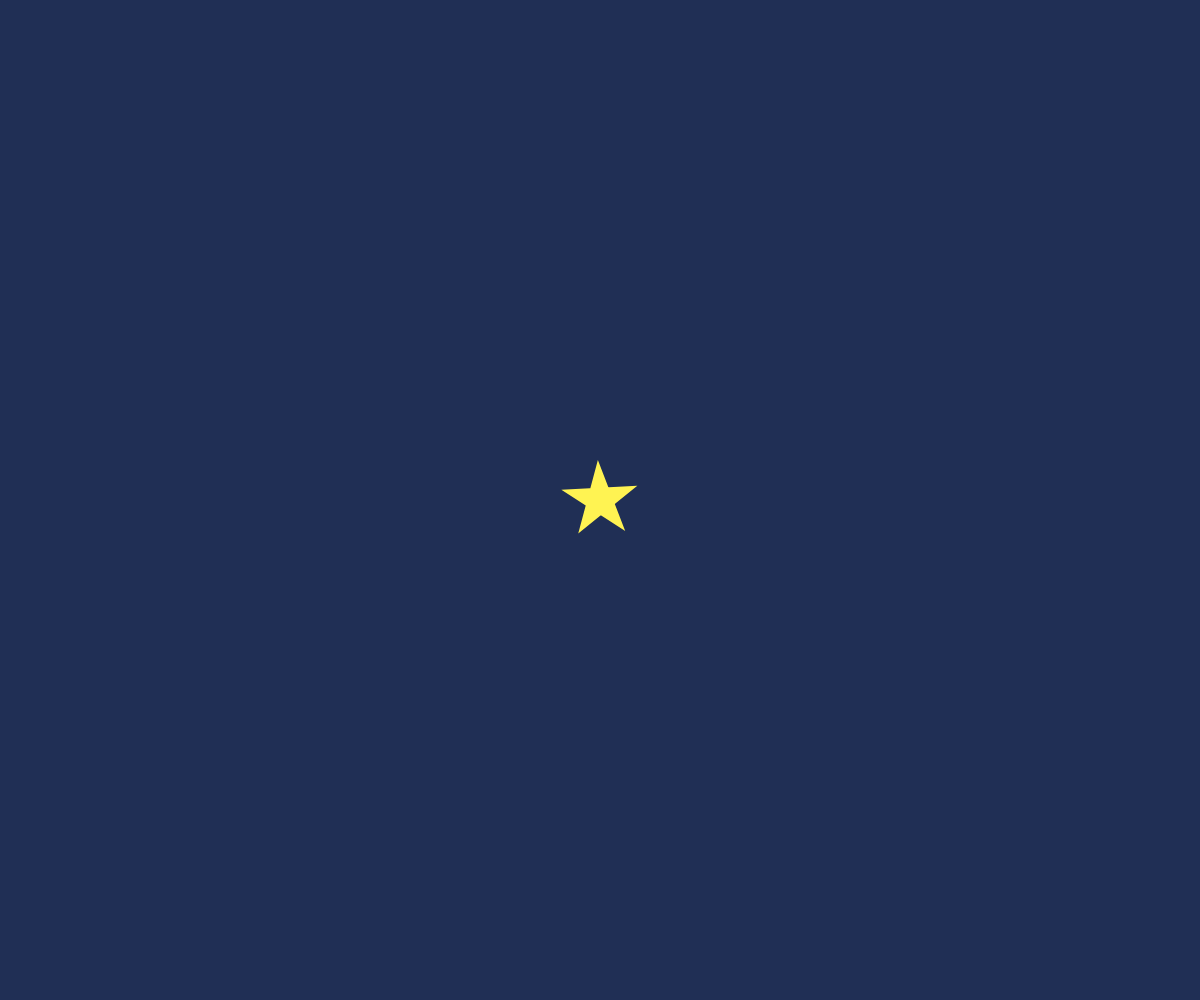
Frame 1 (no input)
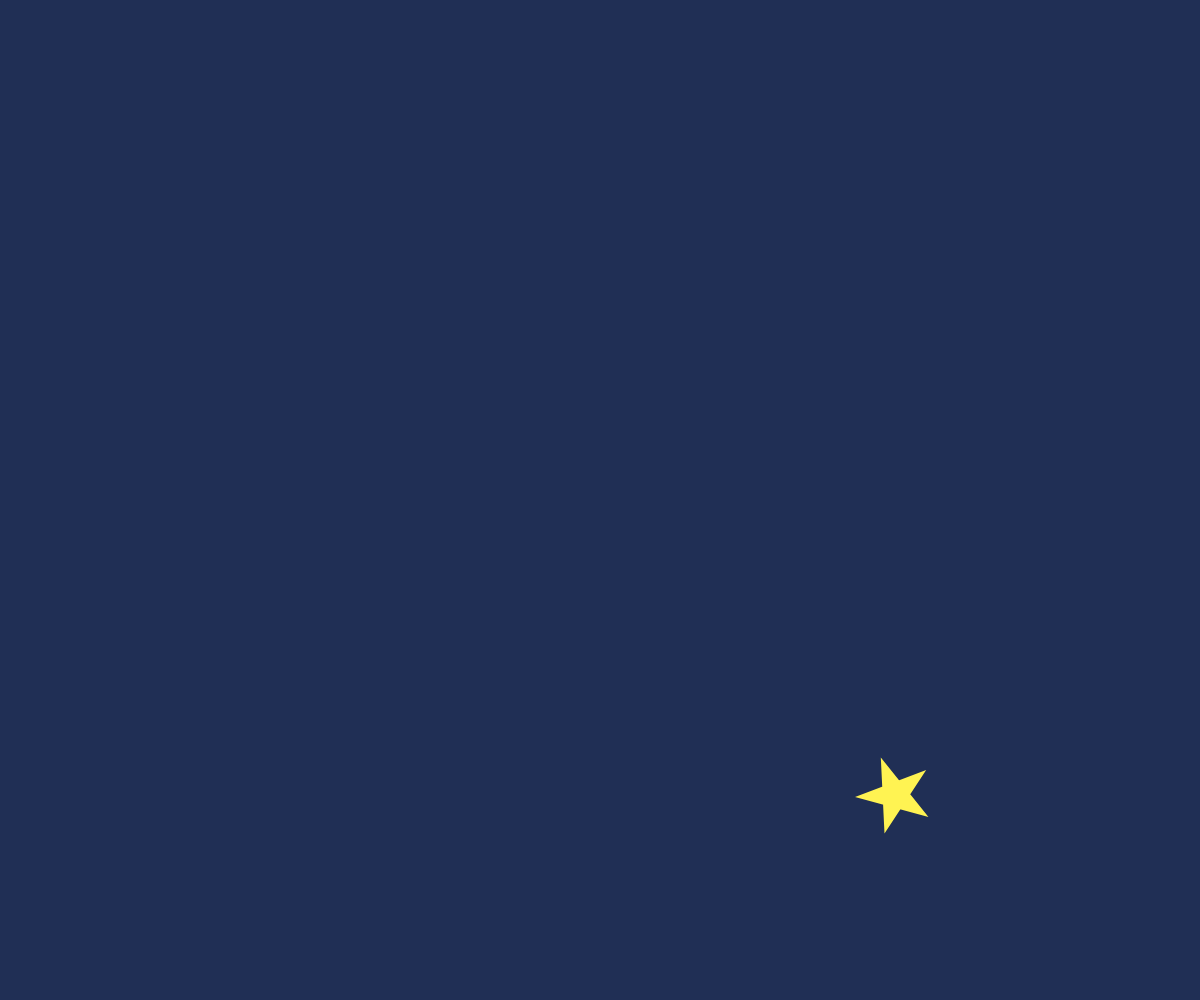
Frame 60 (no input)
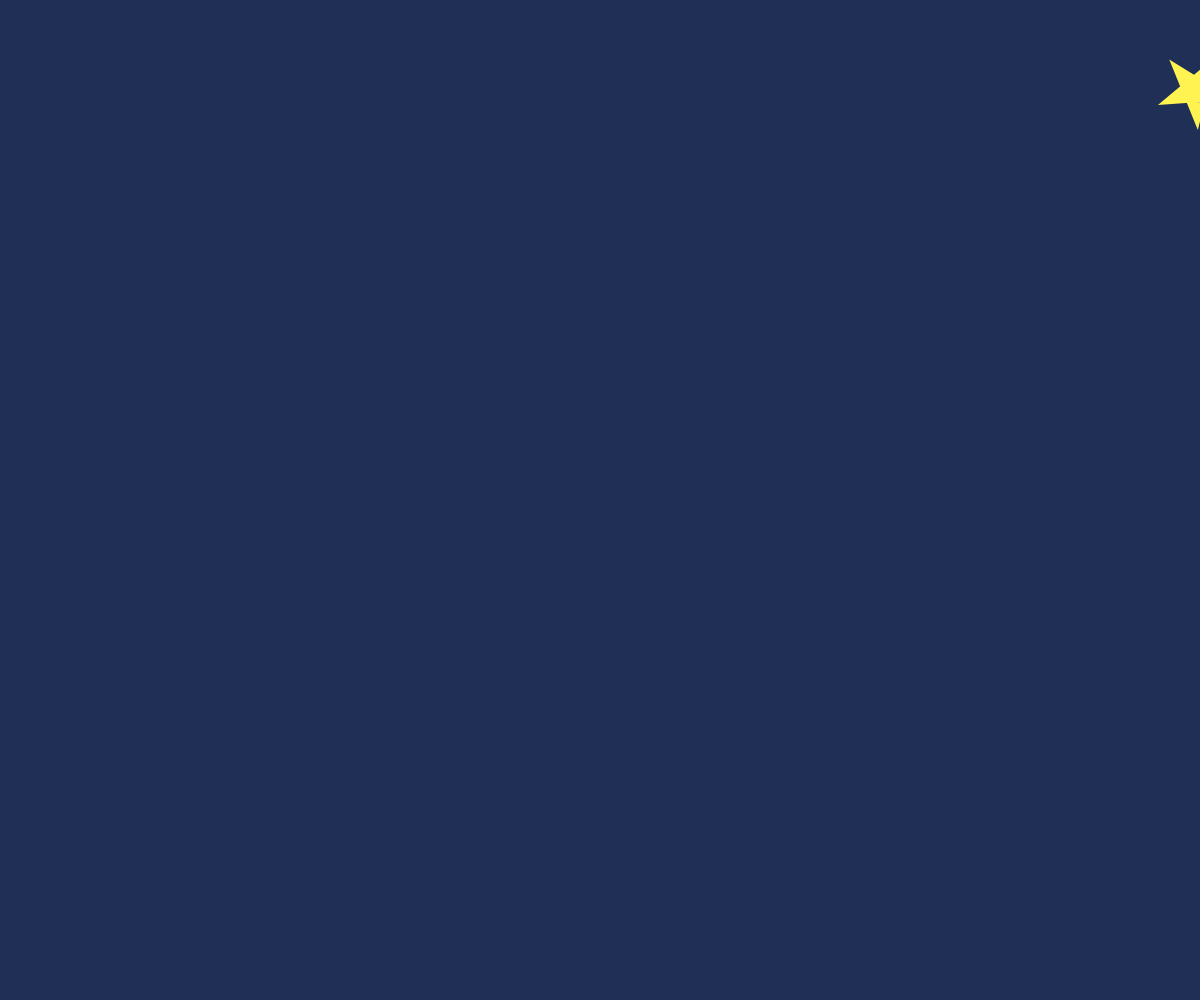
Frame 120 (the mouse pressed at the canvas centre since frame 60)

The p5.js sketch that drew these frames (run headless with seeded random() and noise() and a simulated clock; from frame 60 on, the mouse is pressed at the canvas centre):

// p5.js sketch
// ── sketch.js
// テキスト「アニメーション」
let x, y, vx, vy, a;

function setup(){
  createCanvas(windowWidth, windowHeight);
  x = width / 2;
  y = height / 2;
  a = 10;
  vx = 5;
  vy = 5;
}

function draw(){
  background(32, 47, 85);
  fill(255, 243, 82);
  star(x, y, 40, a);
  a += 5;
  x += vx;
  y += vy;
  // BLANK[2] (hint: 作った star 関数を使います)

  // 端の処理パターン (1) 反対側から出てくる
  if(x > width){ x = 0; }
  else if(x < 0){ x = width; }
  if(y > height){ y = 0; }
  if(y < 0){ y = height; }
 }

function star(cx, cy, r, angle){
  noStroke();
  beginShape();
  for(var i = 0; i < 20; i++){
    var theta = TWO_PI * i * 2 / 5 - HALF_PI + angle;
    // BLANK[1] (hint: angle 分だけ星を回転させるには？)
    var x = cx + cos(theta) * r;
    var y = cy + sin(theta) * r;
    vertex(x,y);
  }
  endShape(CLOSE);
}

function windowResized(){
  resizeCanvas(windowWidth, windowHeight);
}
